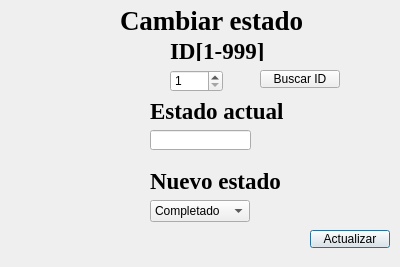
<?xml version="1.0" encoding="UTF-8"?>
<ui version="4.0">
 <class>cambiarPendiente</class>
 <widget class="QDialog" name="cambiarPendiente">
  <property name="geometry">
   <rect>
    <x>0</x>
    <y>0</y>
    <width>400</width>
    <height>267</height>
   </rect>
  </property>
  <property name="windowTitle">
   <string>Cambiar</string>
  </property>
  <property name="windowIcon">
   <iconset theme="QIcon::ThemeIcon::DocumentRevert"/>
  </property>
  <widget class="QSpinBox" name="idCambiar">
   <property name="geometry">
    <rect>
     <x>170</x>
     <y>70</y>
     <width>53</width>
     <height>22</height>
    </rect>
   </property>
   <property name="cursor">
    <cursorShape>PointingHandCursor</cursorShape>
   </property>
   <property name="minimum">
    <number>1</number>
   </property>
   <property name="maximum">
    <number>999</number>
   </property>
  </widget>
  <widget class="QLabel" name="label_2">
   <property name="geometry">
    <rect>
     <x>170</x>
     <y>40</y>
     <width>111</width>
     <height>21</height>
    </rect>
   </property>
   <property name="font">
    <font>
     <family>Times New Roman</family>
     <pointsize>17</pointsize>
     <italic>false</italic>
     <bold>true</bold>
     <underline>false</underline>
     <strikeout>false</strikeout>
    </font>
   </property>
   <property name="text">
    <string>ID[1-999]</string>
   </property>
  </widget>
  <widget class="QLabel" name="label">
   <property name="geometry">
    <rect>
     <x>120</x>
     <y>0</y>
     <width>251</width>
     <height>41</height>
    </rect>
   </property>
   <property name="font">
    <font>
     <family>Times New Roman</family>
     <pointsize>20</pointsize>
     <italic>false</italic>
     <bold>true</bold>
     <underline>false</underline>
     <strikeout>false</strikeout>
    </font>
   </property>
   <property name="text">
    <string>Cambiar estado</string>
   </property>
  </widget>
  <widget class="QComboBox" name="estadoCambiar">
   <property name="geometry">
    <rect>
     <x>150</x>
     <y>200</y>
     <width>100</width>
     <height>22</height>
    </rect>
   </property>
   <property name="cursor">
    <cursorShape>PointingHandCursor</cursorShape>
   </property>
   <item>
    <property name="text">
     <string>Completado</string>
    </property>
   </item>
   <item>
    <property name="text">
     <string>Pendiente</string>
    </property>
   </item>
   <item>
    <property name="text">
     <string>Abandonado</string>
    </property>
   </item>
  </widget>
  <widget class="QLabel" name="label_5">
   <property name="geometry">
    <rect>
     <x>150</x>
     <y>170</y>
     <width>191</width>
     <height>21</height>
    </rect>
   </property>
   <property name="font">
    <font>
     <family>Times New Roman</family>
     <pointsize>17</pointsize>
     <italic>false</italic>
     <bold>true</bold>
     <underline>false</underline>
     <strikeout>false</strikeout>
    </font>
   </property>
   <property name="text">
    <string>Nuevo estado</string>
   </property>
  </widget>
  <widget class="QPushButton" name="botonCambiar">
   <property name="geometry">
    <rect>
     <x>310</x>
     <y>230</y>
     <width>80</width>
     <height>18</height>
    </rect>
   </property>
   <property name="cursor">
    <cursorShape>PointingHandCursor</cursorShape>
   </property>
   <property name="text">
    <string>Actualizar</string>
   </property>
  </widget>
  <widget class="QPushButton" name="botonBuscar">
   <property name="geometry">
    <rect>
     <x>260</x>
     <y>70</y>
     <width>80</width>
     <height>18</height>
    </rect>
   </property>
   <property name="cursor">
    <cursorShape>PointingHandCursor</cursorShape>
   </property>
   <property name="text">
    <string>Buscar ID</string>
   </property>
  </widget>
  <widget class="QLineEdit" name="estadoViejo">
   <property name="geometry">
    <rect>
     <x>150</x>
     <y>130</y>
     <width>101</width>
     <height>20</height>
    </rect>
   </property>
   <property name="cursor">
    <cursorShape>ForbiddenCursor</cursorShape>
   </property>
   <property name="readOnly">
    <bool>true</bool>
   </property>
  </widget>
  <widget class="QLabel" name="label_6">
   <property name="geometry">
    <rect>
     <x>150</x>
     <y>100</y>
     <width>191</width>
     <height>21</height>
    </rect>
   </property>
   <property name="font">
    <font>
     <family>Times New Roman</family>
     <pointsize>17</pointsize>
     <italic>false</italic>
     <bold>true</bold>
     <underline>false</underline>
     <strikeout>false</strikeout>
    </font>
   </property>
   <property name="text">
    <string>Estado actual</string>
   </property>
  </widget>
 </widget>
 <resources/>
 <connections/>
</ui>
